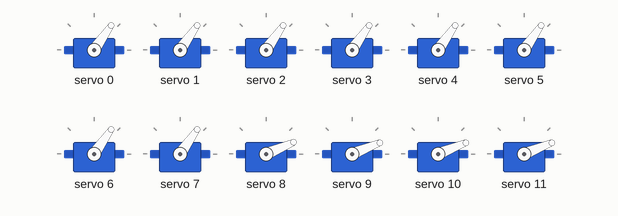
Recording of a sketch running on a simulated Arduino Uno, built with avr-gcc and run on an emulated ATmega328P. Parts: 12 × servo. What the sketch prints to the serial monitor is not drawn.

Above: at 0.6 s.
At 1.35 s:
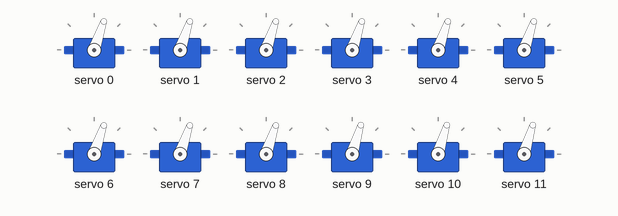
At 1.8 s:
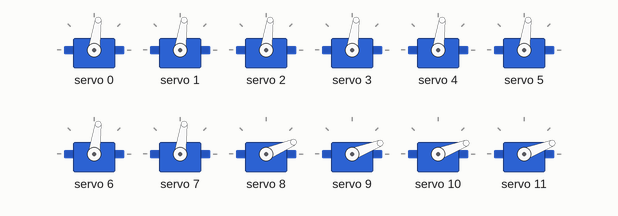
At 2.15 s:
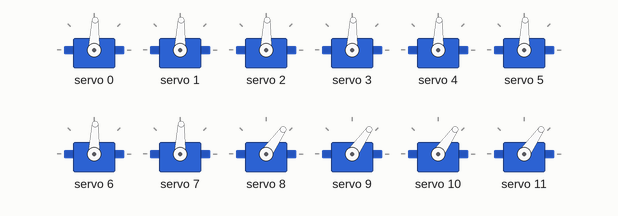
At 2.9 s:
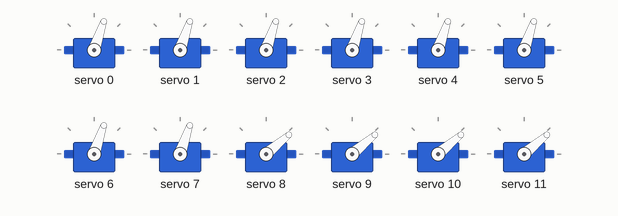
At 3.7 s:
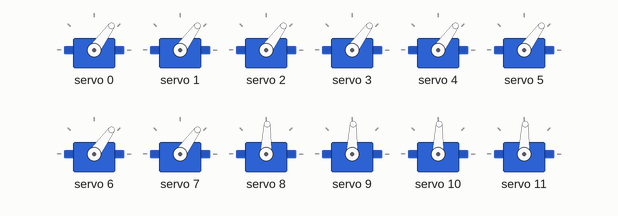
Timing chart, 0 to 7.8 s (numbered marks = the images above):
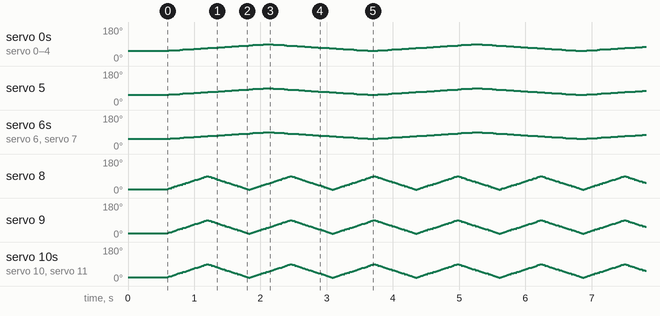

The sketch:

pcaSolo.ino
```cpp
#include <Wire.h>
#include <Adafruit_PWMServoDriver.h>

// Inizializza il PCA9685 all'indirizzo 0x41
Adafruit_PWMServoDriver pca = Adafruit_PWMServoDriver(0x40);

// Limiti del segnale PWM per i gradi dei servo
const int SERVOMIN = 150; // Valore PWM per 0 gradi
const int SERVOMAX = 600; // Valore PWM per 180 gradi

// Funzione per convertire angoli in valori PWM
int angleToPWM(int angle) {
  return map(angle, 0, 180, SERVOMIN, SERVOMAX);
}

unsigned long previousTimeEyes = 0;
unsigned long previousTimePalps = 0;

int currentAngleEyes = 30;
int currentAnglePalps = 0;

int eyesDirection = 1;  // 1: aumenta, -1: diminuisce
int palpsDirection = 1; // 1: aumenta, -1: diminuisce

// Impostazioni di velocità per il movimento
const int eyesSpeed = 50;  // Tempo per il movimento graduale degli occhi
const int palpsSpeed = 10; // Tempo per il movimento veloce delle palpebre

void setup() {
  bool found41 = false;
  bool found40 = false;
  Serial.begin(9600);
  //Wire.begin(4,5);
  // Inizializza il PCA9685
  pca.begin();
  pca.setPWMFreq(50); // Frequenza per il controllo dei servo

  for (byte address = 1; address < 127; address++) {
    Wire.beginTransmission(address);
    byte error = Wire.endTransmission();
    if (error == 0) {
      Serial.print("Dispositivo trovato all'indirizzo 0x");
      Serial.println(address, HEX);
      if(address == 0x41){
        found41 = true;
      }
      if(address == 0x40){
        found40 = true;
      }
      //deviceFound = true;
    } else if (error == 4) {
      Serial.print("Errore all'indirizzo 0x");
      Serial.print(address, HEX);
      Serial.println(" (Errore non noto)");
    }
  }
  if(found40)
    Serial.println("\nPCA0x40 FUNZIONANTE");
  else
    Serial.println("PCA0x40 NON FUNZIONANTE");

  if(found41)
    Serial.println("PCA0x41 FUNZIONANTE");
  else
    Serial.println("PCA0x41 NON FUNZIONANTE");


  delay(500); // Aspetta che il driver si stabilizzi
}

void loop() {
  unsigned long currentMillis = millis();

  // Movimento occhi (graduale, canali 0->7)
  if (currentMillis - previousTimeEyes >= eyesSpeed) {
    previousTimeEyes = currentMillis;
    currentAngleEyes += eyesDirection;

    // Inverte la direzione quando raggiunge i limiti
    if (currentAngleEyes >= 60 || currentAngleEyes <= 30) {
      eyesDirection = -eyesDirection;
    }

    // Muove i servo per gli occhi (canali 0->7)
    for (int channel = 0; channel < 8; channel++) {
      pca.setPWM(channel, 0, angleToPWM(currentAngleEyes));
    }
  }

  // Movimento palpebre (veloce, canali 8->15)
  if (currentMillis - previousTimePalps >= palpsSpeed) {
    previousTimePalps = currentMillis;
    currentAnglePalps += palpsDirection;

    // Inverte la direzione quando raggiunge i limiti
    if (currentAnglePalps >= 60 || currentAnglePalps <= 0) {
      palpsDirection = -palpsDirection;
    }

    // Muove i servo per le palpebre (canali 8->15)
    for (int channel = 8; channel < 16; channel++) {
      pca.setPWM(channel, 0, angleToPWM(currentAnglePalps));
    }
  }
}
```
